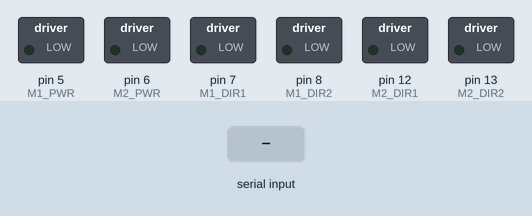
The sketch below on a simulated Arduino Uno, built with avr-gcc and run on an emulated ATmega328P. On the bench: switched loads named in the sketch (green lamp = pin HIGH). Inputs (shaded band) come from the test bench. What the sketch prints to the serial monitor is not drawn.

Above: at 1.2 s.
1.3 s: "1" received over Serial
At 2.3 s:
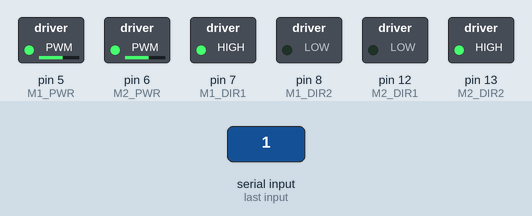
Timing chart, 0 to 4.3 s (numbered marks = the images above; inputs shaded):
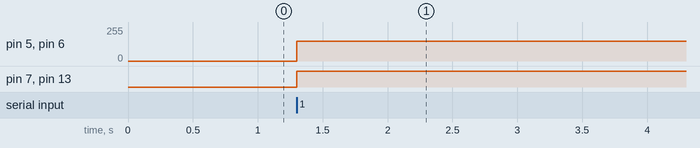

The sketch:

sketch_nov08b.ino
```cpp
#include <SoftwareSerial.h>
#include <Wire.h>
#include <Servo.h>
#include <avr/io.h> // includes external libraries
#include <avr/interrupt.h>

#define IPT_PIN    2       //physical pin 4 INPUT PIN encoder
#define IPT_PIN2   3      //physical pin 5 INPUT PIN encoder
#define M1_PWR     5        //physical pin 11
#define M2_PWR     6        //physical pin 12
#define M1_DIR1    7       //physical pin 13
#define M1_DIR2    8       //physical pin 14
#define M2_DIR1    12      //physical pin 18
#define M2_DIR2    13      //physical pin 19


#define FORWARD  1
#define REVERSE  2
#define STOP     3

#define TOP_SPEED 235

int x;
int y;
int V;
int W;
int right_speed;
int left_speed;
SoftwareSerial mySerial(10, 11); // RX, TX

void mot_drive_r(char mspeed,char dir)
{
  OCR0B = mspeed;
  if (dir == REVERSE){
    digitalWrite(M1_DIR1, LOW);
    digitalWrite(M1_DIR2, HIGH);
  }

  if (dir == STOP){
    digitalWrite(M1_DIR1, LOW);
    digitalWrite(M1_DIR2, LOW);
  }

  if (dir == FORWARD){
    digitalWrite(M1_DIR1, HIGH);
    digitalWrite(M1_DIR2, LOW);
  }

}
void mot_drive_l(char mspeed, char dir)
{
  OCR0A = mspeed;
  if (dir == REVERSE){
    digitalWrite(M2_DIR1, LOW);
    digitalWrite(M2_DIR2, HIGH);
  }
  if (dir == FORWARD){
    digitalWrite(M2_DIR1, HIGH);
    digitalWrite(M2_DIR2, LOW);
  }
  if (dir == STOP){
    digitalWrite(M2_DIR1, LOW);
    digitalWrite(M2_DIR2, LOW);
  }
}

void setup() {
  //SPEED CONTROL
  //WGM20 = PWM, phase correct  COM0A1 = PIN 5 COM0B1 = PIN 6
  TCCR0A = (1 << COM0A1) |(1 << COM0B1) |(1 << WGM00);
  //turns on timer0 and sets pre scale to 0
  TCCR0B = (1 << CS00);

  pinMode(IPT_PIN,  INPUT);
  pinMode(IPT_PIN2, INPUT);
  pinMode(M1_PWR,  OUTPUT);
  pinMode(M1_DIR1, OUTPUT);
  pinMode(M1_DIR2, OUTPUT);
  pinMode(M2_PWR,  OUTPUT);
  pinMode(M2_DIR1, OUTPUT);
  pinMode(M2_DIR2, OUTPUT);

  // Open serial communications and wait for port to open:
  pinMode(8, OUTPUT);
  Serial.begin(9600);

  // set the data rate for the SoftwareSerial port
  mySerial.begin(9600);

}

void loop() { // run over and over
  if (Serial.available()) {

 Serial.write(Serial.read());
 x = Serial.write(Serial.read());
 Serial.write(Serial.read());
 y = Serial.write(Serial.read());

  V = (100 - abs(x)) * (y/100) + y;
  W = (100 - abs(y)) * (x/100) + x;
  right_speed = (V+W) /2; //result for the speed of the right motor
  left_speed = (V-W) /2; //result for the speed of the left motor

  if(right_speed > 0){
        right_speed = map(right_speed, 0, 100, 150, TOP_SPEED);
         //Serial.println(right_speed);
        mot_drive_r(right_speed, FORWARD);
      }
      // motor goes reverse at a speed depending on the math above
      else{
        right_speed = map(right_speed, 0, -100, 150, TOP_SPEED);
      //  Serial.println(right_speed);
        mot_drive_r(right_speed, REVERSE);
      }
      // motor goes forward at a speed depending on the math above
      if(left_speed > 0){
        left_speed = map(left_speed, 0, 100, 150, TOP_SPEED);
        //Serial.println(left_speed);
        mot_drive_l(left_speed, FORWARD);

      }
      // motor goes reverse at a speed depending on the math above
      else{
        left_speed = map(left_speed, 0, -100, 150, TOP_SPEED);
        //Serial.println(left_speed);
        mot_drive_l(left_speed, REVERSE);
   }
 }
}
```

Measured:
- after the input at 1.3 s, pin 5 (M1_PWR), pin 6 (M2_PWR): 0/255 → 150/255 at once; pin 7 (M1_DIR1), pin 13 (M2_DIR2): LOW → HIGH at once
